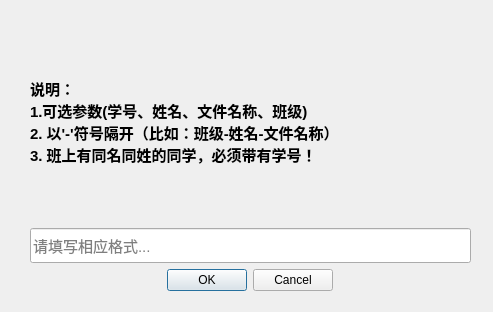
<?xml version="1.0" encoding="UTF-8"?>
<ui version="4.0">
 <class>Dialog</class>
 <widget class="QDialog" name="Dialog">
  <property name="geometry">
   <rect>
    <x>0</x>
    <y>0</y>
    <width>493</width>
    <height>312</height>
   </rect>
  </property>
  <property name="windowTitle">
   <string>Dialog</string>
  </property>
  <widget class="QWidget" name="">
   <property name="geometry">
    <rect>
     <x>30</x>
     <y>20</y>
     <width>441</width>
     <height>271</height>
    </rect>
   </property>
   <layout class="QVBoxLayout" name="verticalLayout">
    <item>
     <widget class="QLabel" name="label">
      <property name="font">
       <font>
        <family>Microsoft JhengHei UI</family>
        <pointsize>11</pointsize>
        <weight>75</weight>
        <bold>true</bold>
       </font>
      </property>
      <property name="text">
       <string>说明：
1.可选参数(学号、姓名、文件名称、班级)
2. 以'-'符号隔开（比如：班级-姓名-文件名称）
3. 班上有同名同姓的同学，必须带有学号！</string>
      </property>
     </widget>
    </item>
    <item>
     <widget class="QLineEdit" name="lineEdit">
      <property name="sizePolicy">
       <sizepolicy hsizetype="Minimum" vsizetype="Maximum">
        <horstretch>0</horstretch>
        <verstretch>0</verstretch>
       </sizepolicy>
      </property>
      <property name="minimumSize">
       <size>
        <width>0</width>
        <height>0</height>
       </size>
      </property>
      <property name="maximumSize">
       <size>
        <width>16777215</width>
        <height>35</height>
       </size>
      </property>
      <property name="font">
       <font>
        <family>Microsoft YaHei UI</family>
        <pointsize>11</pointsize>
       </font>
      </property>
      <property name="placeholderText">
       <string>请填写相应格式...</string>
      </property>
     </widget>
    </item>
    <item>
     <layout class="QHBoxLayout" name="horizontalLayout">
      <item>
       <widget class="QDialogButtonBox" name="buttonBox">
        <property name="sizePolicy">
         <sizepolicy hsizetype="Fixed" vsizetype="Fixed">
          <horstretch>0</horstretch>
          <verstretch>0</verstretch>
         </sizepolicy>
        </property>
        <property name="orientation">
         <enum>Qt::Horizontal</enum>
        </property>
        <property name="standardButtons">
         <set>QDialogButtonBox::Cancel|QDialogButtonBox::Ok</set>
        </property>
       </widget>
      </item>
     </layout>
    </item>
   </layout>
  </widget>
 </widget>
 <resources/>
 <connections>
  <connection>
   <sender>buttonBox</sender>
   <signal>accepted()</signal>
   <receiver>Dialog</receiver>
   <slot>accept()</slot>
   <hints>
    <hint type="sourcelabel">
     <x>248</x>
     <y>254</y>
    </hint>
    <hint type="destinationlabel">
     <x>157</x>
     <y>274</y>
    </hint>
   </hints>
  </connection>
  <connection>
   <sender>buttonBox</sender>
   <signal>rejected()</signal>
   <receiver>Dialog</receiver>
   <slot>reject()</slot>
   <hints>
    <hint type="sourcelabel">
     <x>316</x>
     <y>260</y>
    </hint>
    <hint type="destinationlabel">
     <x>286</x>
     <y>274</y>
    </hint>
   </hints>
  </connection>
 </connections>
</ui>
